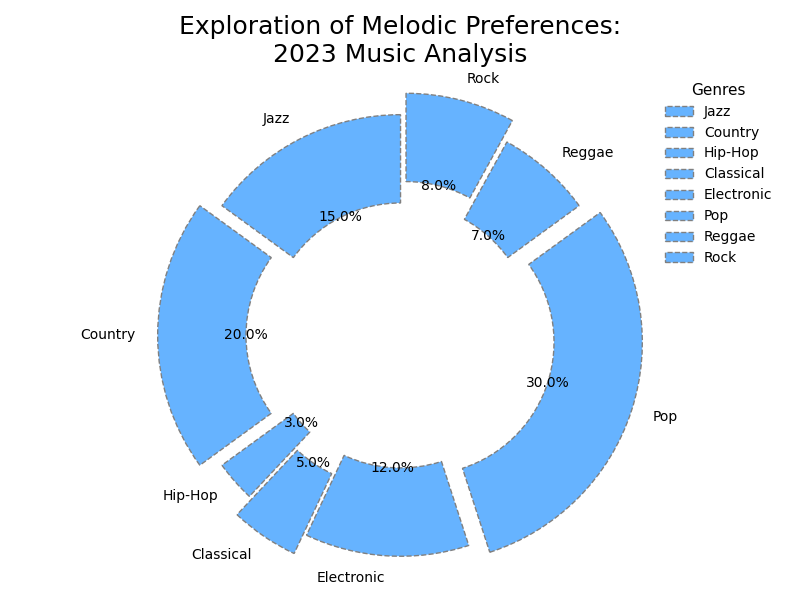

Python code for this plot:
import matplotlib.pyplot as plt

genres = ['Jazz', 'Country', 'Hip-Hop', 'Classical', 'Electronic', 'Pop', 'Reggae', 'Rock']
user_distribution = [15, 20, 3, 5, 12, 30, 7, 8]

explode = (0, 0.1, 0, 0.1, 0, 0.1, 0, 0.1)
single_color = '#66b3ff'

plt.figure(figsize=(8, 6))
plt.pie(user_distribution, explode=explode, labels=genres, autopct='%1.1f%%',
        colors=[single_color]*len(genres), startangle=90, shadow=False,
        wedgeprops=dict(edgecolor='gray', width=0.4, linestyle='--'))

plt.title("Exploration of Melodic Preferences:\n2023 Music Analysis", fontsize=18, fontweight='regular')

plt.legend(genres, loc='upper right', title="Genres", title_fontsize='11', frameon=False)

plt.axis('equal')

plt.tight_layout()
plt.show()
